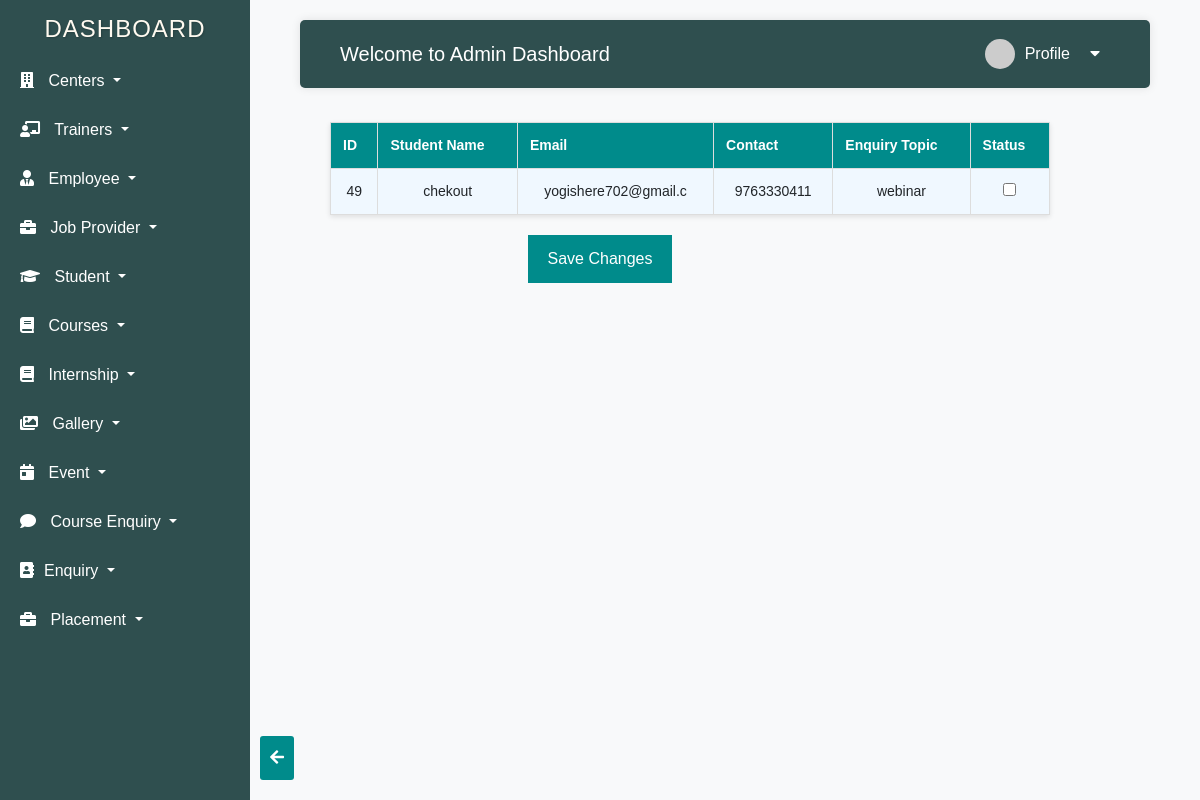
Page /admin/hm_enq_fetch.php on the committed database.
### tables this page shows
CREATE TABLE `hmenq` (
  `t_enquiry_id` int(11) NOT NULL,
  `t_stud_nm` varchar(30) NOT NULL,
  `t_stud_email` varchar(20) NOT NULL,
  `t_stud_contact` bigint(10) NOT NULL,
  `t_state` varchar(30) NOT NULL,
  `t_pincode` int(11) NOT NULL,
  `t_topic` varchar(50) NOT NULL,
  `t_enq_date` timestamp(6) NOT NULL DEFAULT current_timestamp(6) ON UPDATE current_timestamp(6),
  `status` int(2) NOT NULL
);

### admin/hm_enq_fetch.php (the view, shortened to what this page needs)
<!DOCTYPE html>
<html lang="en">
<head>
</head>
<body>
<?php include "a_dashb.php";  ?>
    <br>
    <form method="post" action="hm_enq_status.php">
        <table>
            <tr>
                <th>ID</th>
                <th>Student Name</th>
                <th>Email</th>
                <th>Contact</th>
                <th>Enquiry Topic</th>
                <th>Status</th>
            </tr>
            <?php
            $servername = "localhost";
            $username = "root";
            $password = "";
            $database = "tnp_k";
            $conn = new mysqli($servername, $username, $password, $database);
            $sql = "SELECT * FROM hmenq";
            $result = $conn->query($sql);
            if ($result->num_rows > 0) {
                while ($row = $result->fetch_assoc()) {
                    $id = $row["t_enquiry_id"];
                    $stud_name = $row["t_stud_nm"];
                    $email = $row["t_stud_email"];
                    $contact = $row["t_stud_contact"];
                    $enq_topic = $row["t_topic"];
                    $status = $row["status"];
                    echo "<tr>";
                    echo "<td>$id</td>";
                    echo "<td>$stud_name</td>";
                    echo "<td>$email</td>";
                    echo "<td>$contact</td>";
                    echo "<td>$enq_topic</td>";
                    echo "<td><input type='checkbox' name='status[]' value='$id'";
                     if ($status == 1) {
                        echo " checked";
                    }
                    echo "></td>";
                    echo "</tr>";
                }
            } else {
                echo "<tr><td colspan='7'>No records found</td></tr>";
            }
            ?>
        </table>
<div class="button-container">
    <button type="submit">Save Changes</button>
</div>
</form>
<div class="button-container2">
<a href="admindash2.php"><i class="fas fa-arrow-left"></i></a>
</div>
</body>
</html>

### admin/hm_enq_fetch.php (style rules this page uses)
body { margin: 0; padding: 0; font-family: Arial, sans-serif; }
table { width: 60%; margin-top: -70px; border-collapse: collapse; background-color: #fff; box-shadow: 0 2px 5px rgba(0, 0, 0, 0.1); margin-left: auto; margin-right: 150px; padding: 20px; }
th, td { padding: 12px; text-align: center; font-size: 14px; border: 1px solid #ddd; }
th { background-color: #008B8B; color: white; }
tr:nth-child(even) { background-color: #f0f8ff; }
.button-container { text-align: center; margin-top: 20px; }
button { padding: 12px 20px; font-size: 14px; border: none; background-color: #008B8B; color: white; cursor: pointer; border-radius: 4px; }
.button-container2 { position: fixed; bottom: 20px; left: 260px; z-index: 999; }
.button-container2 a { display: inline-block; padding: 10px; background-color: #008B8B; color: white; border-radius: 3px; text-decoration: none; }

### admin/a_dashb.php (style rules this page uses)
body { font-family: Arial, sans-serif; background-color: #f8f9fa; margin: 0; padding: 0; }

### rows in the picture
hmenq: t_enquiry_id "49", t_stud_nm "chekout", t_stud_email "yogishere702@gmail.c", t_stud_contact "9763330411", t_topic "webinar"
